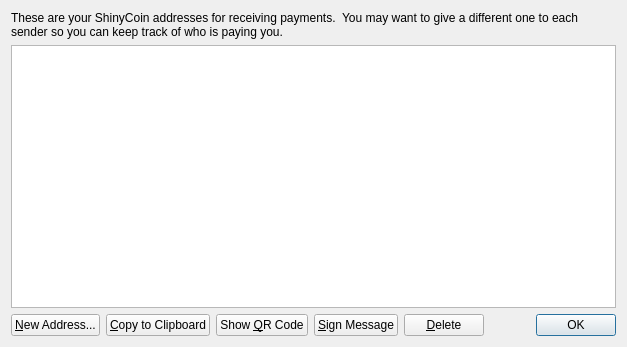
<?xml version="1.0" encoding="UTF-8"?>
<ui version="4.0">
 <class>AddressBookPage</class>
 <widget class="QWidget" name="AddressBookPage">
  <property name="geometry">
   <rect>
    <x>0</x>
    <y>0</y>
    <width>627</width>
    <height>347</height>
   </rect>
  </property>
  <property name="windowTitle">
   <string>Address Book</string>
  </property>
  <layout class="QVBoxLayout" name="verticalLayout">
   <item>
    <widget class="QLabel" name="labelExplanation">
     <property name="text">
      <string>These are your ShinyCoin addresses for receiving payments.  You may want to give a different one to each sender so you can keep track of who is paying you.</string>
     </property>
     <property name="textFormat">
      <enum>Qt::AutoText</enum>
     </property>
     <property name="wordWrap">
      <bool>true</bool>
     </property>
    </widget>
   </item>
   <item>
    <widget class="QTableView" name="tableView">
     <property name="toolTip">
      <string>Double-click to edit address or label</string>
     </property>
     <property name="alternatingRowColors">
      <bool>true</bool>
     </property>
     <property name="selectionMode">
      <enum>QAbstractItemView::SingleSelection</enum>
     </property>
     <property name="selectionBehavior">
      <enum>QAbstractItemView::SelectRows</enum>
     </property>
     <property name="sortingEnabled">
      <bool>true</bool>
     </property>
     <attribute name="verticalHeaderVisible">
      <bool>false</bool>
     </attribute>
    </widget>
   </item>
   <item>
    <layout class="QHBoxLayout" name="horizontalLayout">
     <item>
      <widget class="QPushButton" name="newAddressButton">
       <property name="toolTip">
        <string>Create a new address</string>
       </property>
       <property name="text">
        <string>&amp;New Address...</string>
       </property>
       <property name="icon">
        <iconset resource="../bitcoin.qrc">
         <normaloff>:/icons/add</normaloff>:/icons/add</iconset>
       </property>
      </widget>
     </item>
     <item>
      <widget class="QPushButton" name="copyToClipboard">
       <property name="toolTip">
        <string>Copy the currently selected address to the system clipboard</string>
       </property>
       <property name="text">
        <string>&amp;Copy to Clipboard</string>
       </property>
       <property name="icon">
        <iconset resource="../bitcoin.qrc">
         <normaloff>:/icons/editcopy</normaloff>:/icons/editcopy</iconset>
       </property>
      </widget>
     </item>
     <item>
      <widget class="QPushButton" name="showQRCode">
       <property name="text">
        <string>Show &amp;QR Code</string>
       </property>
       <property name="icon">
        <iconset resource="../bitcoin.qrc">
         <normaloff>:/images/qrcode</normaloff>:/images/qrcode</iconset>
       </property>
      </widget>
     </item>
     <item>
      <widget class="QPushButton" name="signMessage">
       <property name="toolTip">
        <string>Sign a message to prove you own this address</string>
       </property>
       <property name="text">
        <string>&amp;Sign Message</string>
       </property>
       <property name="icon">
        <iconset resource="../bitcoin.qrc">
         <normaloff>:/icons/edit</normaloff>:/icons/edit</iconset>
       </property>
      </widget>
     </item>
     <item>
      <widget class="QPushButton" name="deleteButton">
       <property name="toolTip">
        <string>Delete the currently selected address from the list. Only sending addresses can be deleted.</string>
       </property>
       <property name="text">
        <string>&amp;Delete</string>
       </property>
       <property name="icon">
        <iconset resource="../bitcoin.qrc">
         <normaloff>:/icons/remove</normaloff>:/icons/remove</iconset>
       </property>
      </widget>
     </item>
     <item>
      <spacer name="horizontalSpacer">
       <property name="orientation">
        <enum>Qt::Horizontal</enum>
       </property>
       <property name="sizeHint" stdset="0">
        <size>
         <width>40</width>
         <height>20</height>
        </size>
       </property>
      </spacer>
     </item>
     <item>
      <widget class="QDialogButtonBox" name="buttonBox">
       <property name="sizePolicy">
        <sizepolicy hsizetype="Maximum" vsizetype="Fixed">
         <horstretch>0</horstretch>
         <verstretch>0</verstretch>
        </sizepolicy>
       </property>
       <property name="standardButtons">
        <set>QDialogButtonBox::Ok</set>
       </property>
      </widget>
     </item>
    </layout>
   </item>
  </layout>
 </widget>
 <resources>
  <include location="../bitcoin.qrc"/>
 </resources>
 <connections/>
</ui>
